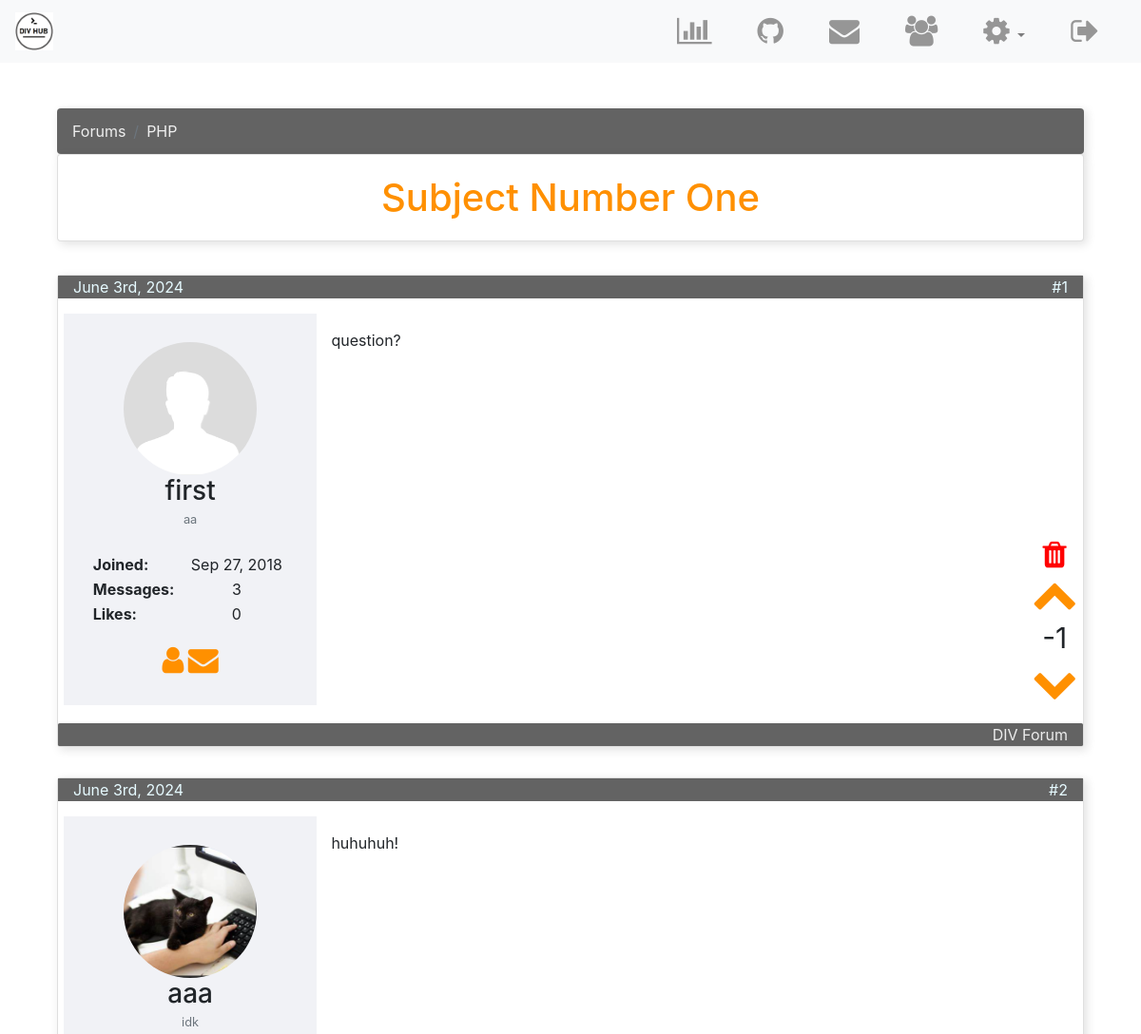
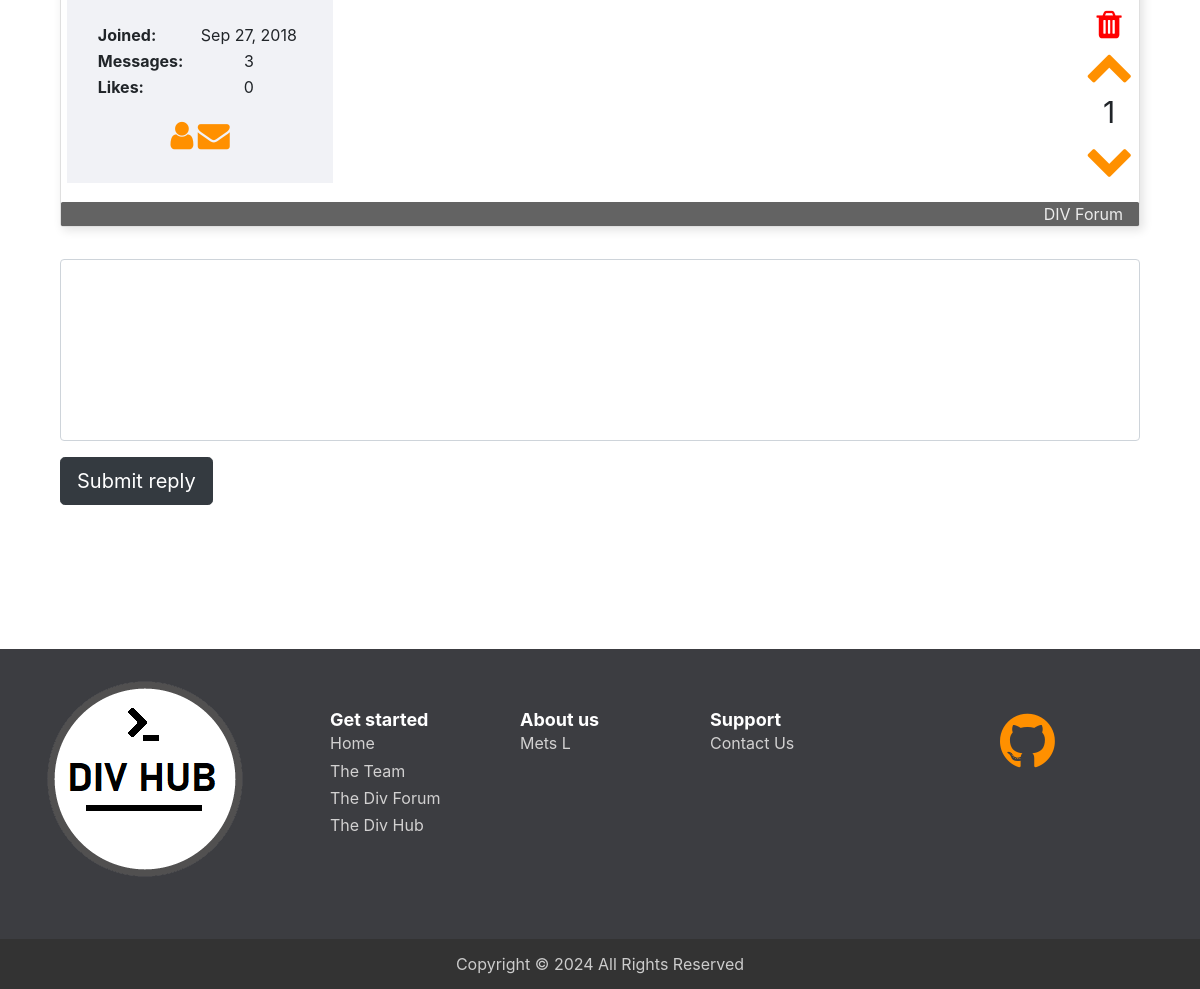
/posts.php?topic=47 (signed in), run on the app's committed database (2 pictures, top to bottom).
### tables this page shows
CREATE TABLE IF NOT EXISTS `topics` (
  `topic_id` int NOT NULL AUTO_INCREMENT,
  `topic_subject` varchar(255) NOT NULL,
  `topic_date` datetime NOT NULL,
  `topic_cat` int NOT NULL,
  `topic_by` int NOT NULL,
  PRIMARY KEY (`topic_id`),
  KEY `topic_cat` (`topic_cat`),
  KEY `topic_by` (`topic_by`)
);

CREATE TABLE IF NOT EXISTS `categories` (
  `cat_id` int NOT NULL AUTO_INCREMENT,
  `cat_name` varchar(255) NOT NULL,
  `cat_description` varchar(255) NOT NULL,
  PRIMARY KEY (`cat_id`),
  UNIQUE KEY `cat_name_unique` (`cat_name`)
);

CREATE TABLE IF NOT EXISTS `posts` (
  `post_id` int NOT NULL AUTO_INCREMENT,
  `post_content` text NOT NULL,
  `post_date` datetime NOT NULL,
  `post_topic` int NOT NULL,
  `post_by` int NOT NULL,
  `post_votes` int NOT NULL DEFAULT '0',
  PRIMARY KEY (`post_id`),
  KEY `post_topic` (`post_topic`),
  KEY `post_by` (`post_by`)
);

CREATE TABLE IF NOT EXISTS `users` (
  `idUsers` int NOT NULL AUTO_INCREMENT,
  `userLevel` int NOT NULL DEFAULT '0',
  `f_name` varchar(50) NOT NULL,
  `l_name` varchar(50) NOT NULL,
  `uidUsers` tinytext NOT NULL,
  `emailUsers` tinytext NOT NULL,
  `pwdUsers` longtext NOT NULL,
  `gender` char(1) NOT NULL,
  `headline` varchar(500) DEFAULT NULL,
  `bio` varchar(4000) DEFAULT NULL,
  `userImg` varchar(500) DEFAULT 'default.png',
  PRIMARY KEY (`idUsers`)
);

### posts.php (the view, shortened to what this page needs)
<?php
    require 'includes/dbh.inc.php';
    if (isset($_GET['topic']))
    {
        $topic = $_GET['topic'];
    }
    else
    {
        header("Location: index.php");
        exit();
    }
    include 'includes/HTML-head.php';
?>
        <link href="css/forum-styles.css" rel="stylesheet">
    </head>
<body>
<?php
    include 'includes/navbar.php';
    $sql = "select * from topics, categories where topic_id=? "
            . "and topic_cat = cat_id";
    $stmt = mysqli_stmt_init($conn);
    if (!mysqli_stmt_prepare($stmt, $sql))
    {
        die('sql error');
    }
    else
    {
        mysqli_stmt_bind_param($stmt, "s", $topic);
        mysqli_stmt_execute($stmt);
        $result = mysqli_stmt_get_result($stmt);
        if (!($forum = mysqli_fetch_assoc($result)))
        {
            die('sql error');
        }
    }
?>
    <br><Br>
    <div class="container">
    <div class="col-sm-12">
        <nav aria-label="breadcrumb">
            <ol class="breadcrumb">
                <li class="breadcrumb-item"><a href="#">Forums</a></li>
                <li class="breadcrumb-item"><a href="#"><?php echo ucwords($forum['cat_name']); ?></a></li>
            </ol>
        </nav>
        <div class="card post-header text-center">
            <h1><?php echo ucwords($forum['topic_subject']); ?></h1>
        </div>
    </div>
    <div class="col-sm-12">
            <?php
                $sql = "select * from posts p, users u "
                        . "where p.post_topic=? "
                        . "and p.post_by=u.idUsers "
                        . "order by p.post_id;";
                $stmt = mysqli_stmt_init($conn);
                if (!mysqli_stmt_prepare($stmt, $sql))
                {
                    die('sql error');
                }
                else
                {
                    mysqli_stmt_bind_param($stmt, "s", $topic);
                    mysqli_stmt_execute($stmt);
                    $result = mysqli_stmt_get_result($stmt);
                    $i = 1;
                    while ($row = mysqli_fetch_assoc($result))
                    {
                        $voted_u = false;
                        $voted_d = false;
                        $sql = "select votePost, voteBy, vote from postvotes "
                            . "where votePost=? "
                            . "and voteBy=? "
                            . "and vote=1";
                        $stmt = mysqli_stmt_init($conn);
                        if (!mysqli_stmt_prepare($stmt, $sql))
                        {
                            die('sql error');
                        }
                        else
                        {
                            mysqli_stmt_bind_param($stmt, "ss", $row['post_id'], $_SESSION['userId']);
                            mysqli_stmt_execute($stmt);
                            mysqli_stmt_store_result($stmt);
                            $resultCheck = mysqli_stmt_num_rows($stmt);
                            if ($resultCheck == 0)
                            {
                                $voted_u = true;
                            }
                        }
                        $sql = "select votePost, voteBy, vote from postvotes "
                            . "where votePost=? "
                            . "and voteBy=? "
                            . "and vote=-1";
                        $stmt = mysqli_stmt_init($conn);
                        if (!mysqli_stmt_prepare($stmt, $sql))
                        {
                            die('sql error');
                        }
                        else
                        {
                            mysqli_stmt_bind_param($stmt, "ss", $row['post_id'], $_SESSION['userId']);
                            mysqli_stmt_execute($stmt);
                            mysqli_stmt_store_result($stmt);
                            $resultCheck = mysqli_stmt_num_rows($stmt);
                            if ($resultCheck == 0)
                            {
                                $voted_d = true;
                            }
                        }
                        echo '<div class="card post">
                                <span class="date">'.date("F jS, Y", strtotime($row['post_date']))
                                .'<span class="span-post-no">#'.$i.'</span> </span>
                                <div class="row">
                                    <div class="col-sm-3 user">
                                        <div class="text-center">
                                            <img src="uploads/'.$row['userImg'].'" class="img-fluid center-block user-img">
                                            <h3>'.$row['uidUsers'].'</h3>
                                            <small class="text-muted">'.$row['headline'].'</small><br><br>
                                            <table style="width:100%">
                                                <tr>
                                                    <th>Joined:</th>
                                                    <td>Sep 27, 2018</td>
                                                </tr>
                                                <tr>
                                                    <th>Messages:</th>
                                                    <td>3</td>
                                                </tr>
                                                <tr>
                                                    <th>Likes:</th>
                                                    <td>0</td>
                                                </tr>
                                            </table>
                                            <a href="profile.php?id='.$row['idUsers'].'">
                                                <i class="fa fa-user fa-2x" aria-hidden="true"></i></a>
                                            <a href="message.php?id='.$row['idUsers'].'">
                                                <i class="fa fa-envelope fa-2x" aria-hidden="true"></i></a>
                                        </div>
                                    </div>
                                    <div class="col-sm-9 post-content">
                                        <p>'.$row['post_content'].'</p>
                                            <div class="vote text-center">';
                        if ( ($row['post_by']==$_SESSION['userId']) || ($_SESSION['userLevel'] == 1))
                        {
                            echo '<a href="includes/delete-post.php?topic='.$topic.'&post='.$row['post_id'].'&by='.$row['post_by'].'" >'
                                . '<i class="fa fa-trash fa-2x" aria-hidden="true"></i></a><br>';
                        }
                        if ($voted_u)
                        {
                            echo "<a href='includes/post-vote.inc.php?topic=".$topic."&post=".$row['post_id']."&vote=1' >";
                        }
                        echo '<i class="fa fa-chevron-up fa-3x" aria-hidden="true"></i></a>';
                        echo '<br><span class="vote-count">'.$row['post_votes'].'</span><br>';
                        if ($voted_d)
                        {
                            echo "<a href='includes/post-vote.inc.php?topic=".$topic."&post=".$row['post_id']."&vote=-1' >";
                        }
                        echo '<i class="fa fa-chevron-down fa-3x" aria-hidden="true"></i></a>';
                        echo            '</div>
                                    </div>
                                </div>
                                <span class="likes"><span class="span-post-no"></span> <span class="span-post-no"><a
                                        href="">DIV Forum</a></span></span>
                            </div>';
                        $i++;
                    }
                }
            ?>
    </div>
    <div class="col-sm-12">
        <form method="post" action="">
            <fieldset>
                <div class="form-group">
                    <textarea name="reply-content" class="form-control" id="reply-form" rows="7"></textarea>
                </div>
                <input type="submit" value="Submit reply" class="btn btn-lg btn-dark" name="submit-reply">
            </fieldset>
        </form>
    </div>
</div>
    <?php include 'includes/footer.php'; ?>
    </body>
</html>

### css/styles.css (style rules this page uses)
html, body { height: 100%; }
textarea { resize: none; }
img { max-width: 100%; }
a { text-decoration: none }
h1 { color: #ff9000; }
.card { background: #fff; box-shadow: 0 3px 10px rgba(0, 0, 0, 0.1); }
* { word-wrap: break-word; overflow-wrap: break-word; }
h1, h2, h3, h4, h5, h6, p, a, ul, span, li, img, inpot, button { margin: 0; padding: 0; }

### css/forum-styles.css (style rules this page uses)
.card { padding: 1.3rem; position: relative; display: -ms-flexbox; display: flex; -ms-flex-direction: column; flex-direction: column; min-width: 100px; word-wrap: break-word; background-color: #fff; background-clip: border-box; border: 1px solid rgba(0, 0, 0, .125); border-radius: .25rem; box-shadow: 3px 3px 10px 1px rgba(0, 0, 0, 0.1); }
.post-header { margin-bottom: 2.2rem; margin-top: -1rem; }
.post-content { padding-top: 1rem; padding-bottom: 1.5rem; }
.date { margin: -1.3rem; background: #636363; color: #e6faff; margin-bottom: 1rem; padding-left: 1rem; }
.span-post-no { text-align: right; margin-right: 1rem; float: right; }
.post { margin-bottom: 2rem; }
.likes { background: #636363; color: #e6faff; border-radius: .1rem; padding-left: 1rem; margin: -1.3rem; }
a { color: #ececec; text-decoration: none; }
table { margin-bottom: 1.2rem; }
th { text-align: left; }
.user { background: #8386af1c; padding: 30px; margin-bottom: 40px; }
li a { color: #efefef; }
.breadcrumb { background-color: #636363; box-shadow: 3px 3px 10px 1px rgba(0, 0, 0, 0.1); }
.user-img { width: 140px; height: 140px; object-fit: cover; border-radius: 50%; }
.vote { position:absolute; right: 0; bottom: 40px; }
.vote-count { font-size: 30px; }
a .fa { color: #ff9000; }
a .fa-trash { color: red; }
.fa { color: grey; }

### data on the page
topics: topic_cat.cat_name "PHP", topic_subject "Subject Number One"
posts: post_date "June 3rd, 2024", post_by.userImg (placeholder picture), post_by.uidUsers "first", post_by.headline "aa", post_content "question?", post_votes "-1"
posts: post_date "June 3rd, 2024", post_by.userImg (picture), post_by.uidUsers "aaa", post_by.headline "idk", post_content "huhuhuh!", post_votes "1"
